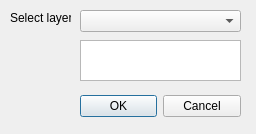
<?xml version="1.0" encoding="UTF-8"?>
<ui version="4.0">
 <class>collerDialogBase</class>
 <widget class="QDialog" name="collerDialogBase">
  <property name="geometry">
   <rect>
    <x>0</x>
    <y>0</y>
    <width>256</width>
    <height>134</height>
   </rect>
  </property>
  <property name="windowTitle">
   <string>coller</string>
  </property>
  <property name="modal">
   <bool>true</bool>
  </property>
  <widget class="QDialogButtonBox" name="button_box">
   <property name="geometry">
    <rect>
     <x>80</x>
     <y>90</y>
     <width>161</width>
     <height>32</height>
    </rect>
   </property>
   <property name="orientation">
    <enum>Qt::Horizontal</enum>
   </property>
   <property name="standardButtons">
    <set>QDialogButtonBox::Cancel|QDialogButtonBox::Ok</set>
   </property>
  </widget>
  <widget class="QLabel" name="label">
   <property name="geometry">
    <rect>
     <x>10</x>
     <y>10</y>
     <width>61</width>
     <height>16</height>
    </rect>
   </property>
   <property name="text">
    <string>Select layer:</string>
   </property>
  </widget>
  <widget class="QComboBox" name="comboBox">
   <property name="geometry">
    <rect>
     <x>80</x>
     <y>10</y>
     <width>161</width>
     <height>22</height>
    </rect>
   </property>
  </widget>
  <widget class="QTextEdit" name="textEdit">
   <property name="geometry">
    <rect>
     <x>80</x>
     <y>40</y>
     <width>161</width>
     <height>41</height>
    </rect>
   </property>
  </widget>
 </widget>
 <resources/>
 <connections>
  <connection>
   <sender>button_box</sender>
   <signal>accepted()</signal>
   <receiver>collerDialogBase</receiver>
   <slot>accept()</slot>
   <hints>
    <hint type="sourcelabel">
     <x>20</x>
     <y>20</y>
    </hint>
    <hint type="destinationlabel">
     <x>20</x>
     <y>20</y>
    </hint>
   </hints>
  </connection>
  <connection>
   <sender>button_box</sender>
   <signal>rejected()</signal>
   <receiver>collerDialogBase</receiver>
   <slot>reject()</slot>
   <hints>
    <hint type="sourcelabel">
     <x>20</x>
     <y>20</y>
    </hint>
    <hint type="destinationlabel">
     <x>20</x>
     <y>20</y>
    </hint>
   </hints>
  </connection>
 </connections>
</ui>
